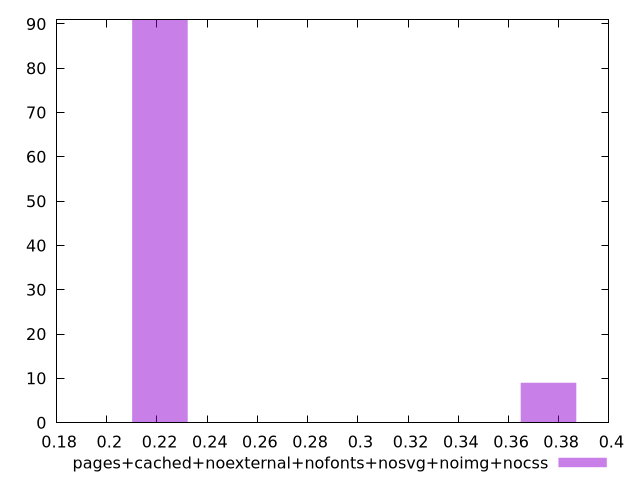

Here is the gnuplot script that generated this plot:
$_pagesCachedNoexternalNofontsNosvgNoimgNocss <<EOF
0.2211459731099419 91
0.37594815428690126 9
EOF
set key outside below
set terminal pngcairo
set output "report_00004_2020-11-02T20-21-41.718Z/cumulative-layout-shift/pages+cached+noexternal+nofonts+nosvg+noimg+nocss//raw_hist.png"
set yrange [0:91]
set boxwidth 0.022114597310994192
set style fill transparent solid 0.5 noborder
plot $_pagesCachedNoexternalNofontsNosvgNoimgNocss title "pages+cached+noexternal+nofonts+nosvg+noimg+nocss" with boxes ,
